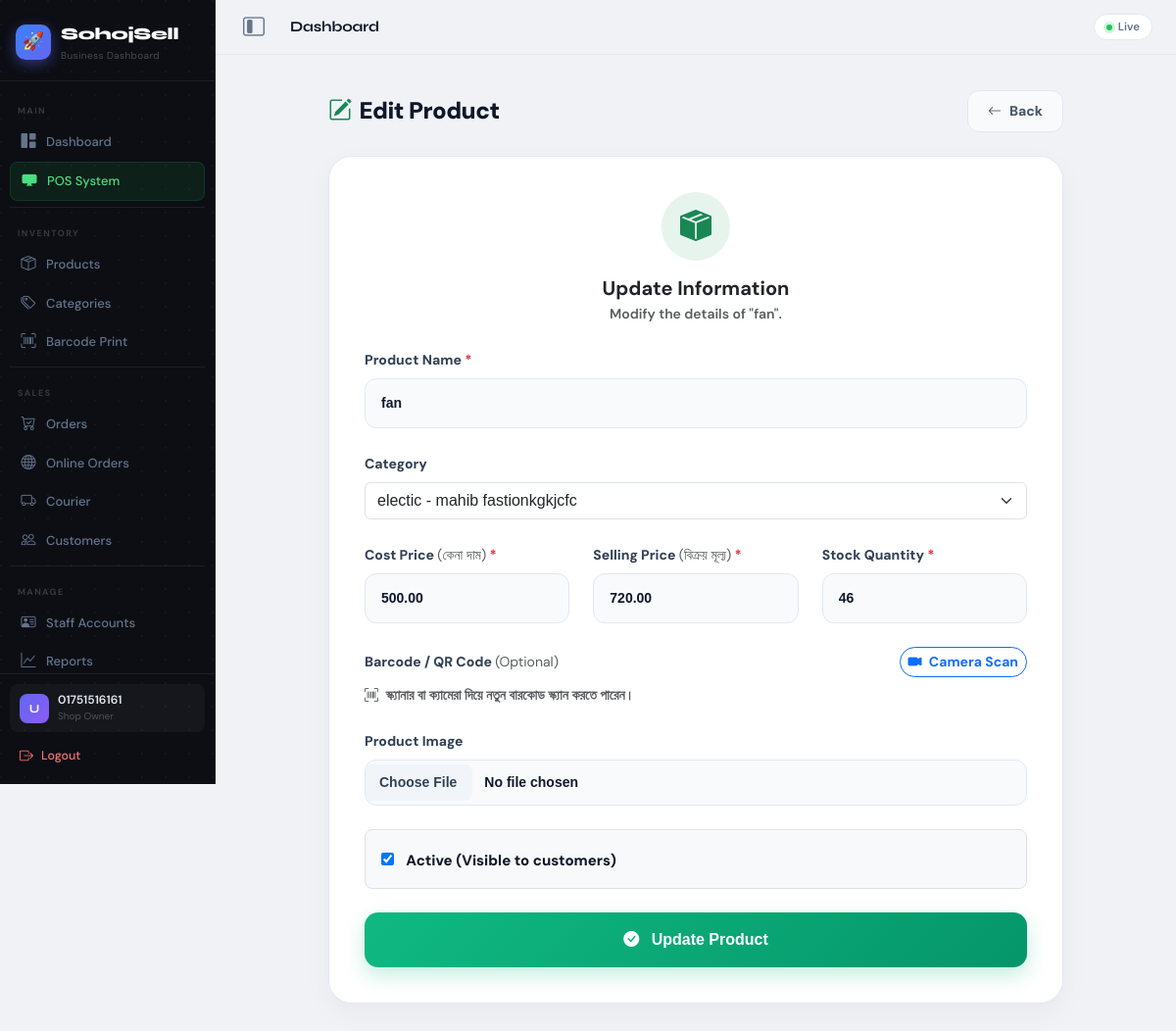
The app's page /products/edit/16/ (signed in) with its own data.
### accounts/models.py (models this page shows, shortened)
class User(AbstractBaseUser, PermissionsMixin):
    phone_number = models.CharField(max_length=15, unique=True, verbose_name='Phone Number')
    name = models.CharField(max_length=100, blank=True, null=True, verbose_name='Full Name')
    is_active = models.BooleanField(default=True)
    is_staff = models.BooleanField(default=False)
    date_joined = models.DateTimeField(auto_now_add=True)
    objects = UserManager()
    USERNAME_FIELD = 'phone_number'
    REQUIRED_FIELDS = []

### store/models.py (models this page shows, shortened)
class Product(models.Model):
    shop = models.ForeignKey(Shop, on_delete=models.CASCADE, related_name='products')
    category = models.ForeignKey(Category, on_delete=models.SET_NULL, null=True, blank=True)
    name = models.CharField(max_length=200)
    description = models.TextField(blank=True, null=True, help_text='Product description for storefront')
    image = models.ImageField(upload_to='products/', blank=True, null=True)
    price = models.DecimalField(max_digits=10, decimal_places=2)
    cost_price = models.DecimalField(max_digits=10, decimal_places=2, default=0.00)
    stock_quantity = models.PositiveIntegerField(default=0)
    barcode = models.CharField(max_length=50, blank=True, null=True, unique=True, help_text='Leave blank to auto-generate')
    is_active = models.BooleanField(default=True)
    created_at = models.DateTimeField(auto_now_add=True)

### store/views.py (the view)
# urls.py: path('products/edit/<int:pk>/', views.edit_product, name='edit_product'),
@login_required(login_url='/accounts/login/')
def edit_product(request, pk):
    product = get_object_or_404(Product, pk=pk, shop=request.user.shop)
    if request.method == 'POST':
        form = ProductForm(request.POST, request.FILES, instance=product)
        if form.is_valid():
            form.save()
            messages.success(request, "Product updated!")
            return redirect('product_list')
    else:
        form = ProductForm(instance=product)
    return render(request, 'store/edit_product.html', {'form': form, 'product': product})

### store/forms.py
class ProductForm(forms.ModelForm):
    class Meta:
        model = Product
        fields = ['name', 'category', 'description', 'cost_price', 'price', 'stock_quantity', 'is_active', 'image']
        widgets = {
            'name': forms.TextInput(attrs={'class': 'form-control', 'placeholder': 'Product name'}),
            'category': forms.Select(attrs={'class': 'form-select'}),
            'description': forms.Textarea(attrs={'class': 'form-control', 'rows': 3, 'placeholder': 'Write product details here...'}),
            'cost_price': forms.NumberInput(attrs={'class': 'form-control'}),
            'price': forms.NumberInput(attrs={'class': 'form-control'}),
            'stock_quantity': forms.NumberInput(attrs={'class': 'form-control'}),
            'image': forms.ClearableFileInput(attrs={'class': 'form-control', 'accept': 'image/*'}),
        }

### store/models.py (called while the page is built)
    def __str__(self):
        return f"{self.name} - {self.shop.name}"

### store/templates/store/edit_product.html (shortened to what this page needs)
{% extends 'store/base.html' %}
{% block content %}
<div class="form-wrapper">
    <div class="d-flex justify-content-between align-items-center mb-4">
        <h3 class="page-title"><i class="bi bi-pencil-square text-success me-2"></i>Edit Product</h3>
        <a href="{% url 'product_list' %}" class="btn-back"><i class="bi bi-arrow-left"></i> Back</a>
    </div>
    <div class="form-card">
        <div class="text-center mb-4">
            <div class="d-inline-flex align-items-center justify-content-center bg-success bg-opacity-10 text-success rounded-circle mb-3" style="width: 70px; height: 70px;">
                <i class="bi bi-box-seam-fill fs-2"></i>
            </div>
            <h5 class="fw-bold text-dark mb-1">Update Information</h5>
            <p class="text-muted small fw-semibold">Modify the details of "{{ product.name }}".</p>
        </div>
        <form method="POST" enctype="multipart/form-data">
            <div class="mb-4">
                <label class="form-label">Product Name <span class="text-danger">*</span></label>
                {{ form.name }}
            </div>
            <div class="mb-4">
                <label class="form-label">Category</label>
                {{ form.category }}
            </div>
            <div class="row mb-4">
                <div class="col-md-4">
                    <label class="form-label">Cost Price <span class="text-muted fw-normal">(কেনা দাম)</span> <span class="text-danger">*</span></label>
                    {{ form.cost_price }}
                </div>
                <div class="col-md-4">
                    <label class="form-label">Selling Price <span class="text-muted fw-normal">(বিক্রয় মূল্য)</span> <span class="text-danger">*</span></label>
                    {{ form.price }}
                </div>
                <div class="col-md-4">
                    <label class="form-label">Stock Quantity <span class="text-danger">*</span></label>
                    {{ form.stock_quantity }}
                </div>
            </div>
            <div class="mb-4">
                <label class="form-label w-100 d-flex justify-content-between align-items-center">
                    <span>Barcode / QR Code <span class="text-muted fw-normal">(Optional)</span></span>
                    <button type="button" class="btn btn-sm btn-outline-primary rounded-pill fw-bold" onclick="startScanner()">
                        <i class="bi bi-camera-video-fill me-1"></i> Camera Scan
                    </button>
                </label>
                <div class="form-text mt-2 small fw-semibold text-muted">
                    <i class="bi bi-upc-scan me-1"></i> স্ক্যানার বা ক্যামেরা দিয়ে নতুন বারকোড স্ক্যান করতে পারেন।
                </div>
            </div>
            <div class="mb-4">
                <label class="form-label">Product Image</label>
                {{ form.image }}
            </div>
            <div class="mb-2 form-check form-switch bg-light p-3 rounded-3 border">
                {{ form.is_active }}
                <label class="form-check-label ms-2" for="{{ form.is_active.id_for_label }}">Active (Visible to customers)</label>
            </div>
            <button type="submit" class="btn-submit">
                <i class="bi bi-check-circle-fill me-2"></i> Update Product
            </button>
        </form>
    </div>
</div>
{% endblock %}

### store/templates/store/base.html (shortened to what this page needs)
<!DOCTYPE html>
<html lang="en">
<head>
    <link href="https://cdn.jsdelivr.net/npm/bootstrap@5.3.0/dist/css/bootstrap.min.css" rel="stylesheet">
    <link rel="stylesheet" href="https://cdn.jsdelivr.net/npm/bootstrap-icons@1.10.5/font/bootstrap-icons.css">
</head>
<body>
<div class="app-shell">
  <aside class="sidebar" id="sidebar">
    <div class="sb-logo">
      <div class="sb-logo-row">
        <div class="sb-logo-icon">🚀</div>
        <div>
          <div class="sb-logo-text">SohojSell</div>
          <div class="sb-logo-sub">Business Dashboard</div>
        </div>
      </div>
    </div>
    <nav class="sb-nav">
      {% if request.user.is_superuser %}
        <div class="sb-label">Master</div>
        <a href="{% url 'master_dashboard' %}" class="sb-link {% if '/saas-master/' in request.path %}active{% endif %}">
          <i class="bi bi-rocket-takeoff-fill"></i> <span class="sb-text-hide">Master HQ</span>
        </a>
        <a href="{% url 'manage_shops' %}" class="sb-link"><i class="bi bi-shop-window"></i> <span class="sb-text-hide">Manage Shops</span></a>
        <a href="{% url 'all_users' %}" class="sb-link"><i class="bi bi-people-fill"></i> <span class="sb-text-hide">All Users</span></a>
        <a href="{% url 'master_billing' %}" class="sb-link"><i class="bi bi-wallet2"></i> <span class="sb-text-hide">Packages & Billing</span></a>
        <a href="{% url 'master_settings' %}" class="sb-link"><i class="bi bi-chat-dots-fill"></i> <span class="sb-text-hide">Master Setting</span></a>
      {% else %}
        <div class="sb-label">Main</div>
        <a href="{% url 'dashboard' %}" class="sb-link {% if request.resolver_match.url_name == 'dashboard' %}active{% endif %}">
          <i class="bi bi-grid-1x2-fill"></i> <span class="sb-text-hide">Dashboard</span>
        </a>
        {% if not request.user.is_shop_staff or request.user.staff_profile.can_use_pos %}
        <a href="{% url 'pos' %}" class="sb-link pos {% if request.resolver_match.url_name == 'pos' %}active{% endif %}">
          <i class="bi bi-display-fill"></i> <span class="sb-text-hide">POS System</span>
        </a>
        {% endif %}
        {% if not request.user.is_shop_staff or request.user.staff_profile.can_manage_products %}
        <div class="sb-sep"></div>
        <div class="sb-label">Inventory</div>
        <a href="{% url 'product_list' %}" class="sb-link {% if request.resolver_match.url_name == 'product_list' %}active{% endif %}">
          <i class="bi bi-box-seam"></i> <span class="sb-text-hide">Products</span>
        </a>
        <a href="{% url 'category_list' %}" class="sb-link {% if request.resolver_match.url_name == 'category_list' %}active{% endif %}">
          <i class="bi bi-tags"></i> <span class="sb-text-hide">Categories</span>
        </a>
        <a href="{% url 'barcode_print' %}" class="sb-link {% if request.resolver_match.url_name == 'barcode_print' %}active{% endif %}">
          <i class="bi bi-upc-scan"></i> <span class="sb-text-hide">Barcode Print</span>
        </a>
        {% endif %}
        {% if not request.user.is_shop_staff or request.user.staff_profile.can_manage_orders or request.user.staff_profile.can_manage_customers %}
        <div class="sb-sep"></div>
        <div class="sb-label">Sales</div>
        {% if not request.user.is_shop_staff or request.user.staff_profile.can_manage_orders %}
        <a href="{% url 'order_list' %}" class="sb-link {% if request.resolver_match.url_name == 'order_list' %}active{% endif %}">
          <i class="bi bi-cart-check"></i> <span class="sb-text-hide">Orders</span>
        </a>
        <a href="{% url 'storefront_orders' %}" class="sb-link {% if request.resolver_match.url_name == 'storefront_orders' %}active{% endif %}">
          <i class="bi bi-globe"></i> <span class="sb-text-hide">Online Orders</span>
        </a>
        <a href="{% url 'courier' %}" class="sb-link {% if request.resolver_match.url_name == 'courier' %}active{% endif %}">
          <i class="bi bi-truck"></i> <span class="sb-text-hide">Courier</span>
        </a>
        {% endif %}
        {% if not request.user.is_shop_staff or request.user.staff_profile.can_manage_customers %}
        <a href="{% url 'customer_list' %}" class="sb-link {% if request.resolver_match.url_name == 'customer_list' %}active{% endif %}">
          <i class="bi bi-people"></i> <span class="sb-text-hide">Customers</span>
        </a>
        {% endif %}
        {% endif %}
        {% if not request.user.is_shop_staff or request.user.staff_profile.can_view_reports or request.user.staff_profile.can_manage_settings %}
        <div class="sb-sep"></div>
        <div class="sb-label">Manage</div>
        {% if not request.user.is_shop_staff or request.user.staff_profile.can_manage_settings %}
        <a href="{% url 'staff_list' %}" class="sb-link {% if 'staff' in request.path %}active{% endif %}">
          <i class="bi bi-person-vcard"></i> <span class="sb-text-hide">Staff Accounts</span>
        </a>
        {% endif %}
        {% if not request.user.is_shop_staff or request.user.staff_profile.can_view_reports %}
        <a href="{% url 'reports' %}" class="sb-link {% if request.resolver_match.url_name == 'reports' %}active{% endif %}">
          <i class="bi bi-graph-up"></i> <span class="sb-text-hide">Reports</span>
        </a>
        {% endif %}
        {% endif %}
      {% endif %}
    </nav>
    <div class="sb-bottom">
      <div class="sb-user">
        <div class="sb-avatar">{{ request.user.name|default:"U"|first|upper }}</div>
        <div>
          <div class="sb-u-name">{{ request.user.name|default:request.user.phone_number }}</div>
          <div class="sb-u-role">
            {% if request.user.is_superuser %}Super Admin
            {% elif request.user.is_shop_staff %}Staff
            {% else %}Shop Owner{% endif %}
          </div>
        </div>
      </div>
      <a href="{% url 'logout' %}" class="sb-logout">
        <i class="bi bi-box-arrow-right"></i> <span class="sb-text-hide">Logout</span>
      </a>
    </div>
  </aside>
  <div class="main-area">
    <div class="topbar">
      <button class="desktop-toggle" onclick="toggleDesktopSidebar()" aria-label="Toggle Sidebar" title="Minimize Sidebar">
        <i class="bi bi-layout-sidebar-inset"></i>
      </button>
      <div class="topbar-title">{% block page_title %}Dashboard{% endblock %}</div>
      <div class="topbar-right">
        <div class="live-pill">
          <span class="live-dot"></span> Live
        </div>
      </div>
    </div>
    <div class="page-content">
      {% block content %}{% endblock %}
    </div>
  </div>
</div>
</body>
</html>

### store/templates/store/edit_product.html (style rules this page uses)
.form-wrapper { max-width: 750px; margin: 0 auto; padding-top: 10px; padding-bottom: 40px; }
.form-card { background: #fff; border-radius: 24px; border: 1px solid #E2E8F0; box-shadow: 0 10px 30px rgba(0,0,0,0.04); padding: 36px; transition: 0.3s; }
.page-title { font-weight: 900; color: #0F172A; letter-spacing: -0.5px; margin: 0; font-size: 24px; }
.btn-back { background: #F8FAFC; color: #475569; border: 1px solid #E2E8F0; border-radius: 12px; padding: 10px 20px; font-weight: 800; font-size: 14px; text-decoration: none; transition: 0.2s; display: inline-flex; align-items: center; gap: 8px; }
.form-label { font-weight: 800; color: #334155; font-size: 14px; margin-bottom: 8px; }
input[type="text"], input[type="number"], select, textarea, input[type="file"] { width: 100%; padding: 14px 16px; border: 1.5px solid #E2E8F0; border-radius: 12px; font-size: 14px; font-weight: 600; background: #F8FAFC; transition: 0.2s; outline: none; font-family: 'Plus Jakarta Sans', sans-serif; color: #0F172A; }
input[type="file"] { padding: 10px; cursor: pointer; }
.form-switch { padding-left: 3rem; margin-top: 5px; }
.form-check-label { font-weight: 800; color: #0F172A; padding-top: 4px; cursor: pointer; font-size: 15px; }
.btn-submit { background: linear-gradient(135deg, #10B981, #059669); color: #fff; border: none; border-radius: 14px; padding: 16px; font-size: 16px; font-weight: 900; width: 100%; cursor: pointer; transition: 0.2s; box-shadow: 0 8px 20px rgba(16,185,129,0.25); font-family: 'Plus Jakarta Sans', sans-serif; margin-top: 16px; }

### records on screen
User: user.name|first "U", user.name "01751516161"
Product: name "fan", category "electic - mahib fastionkgkjcfc", cost_price "500.00", price "720.00", stock_quantity "46", is_active "☑"
